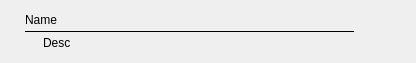
<?xml version="1.0" encoding="UTF-8"?>
<ui version="4.0">
 <class>Form</class>
 <widget class="QWidget" name="Form">
  <property name="geometry">
   <rect>
    <x>0</x>
    <y>0</y>
    <width>416</width>
    <height>63</height>
   </rect>
  </property>
  <property name="windowTitle">
   <string>Form</string>
  </property>
  <layout class="QHBoxLayout" name="horizontalLayout_2">
   <property name="spacing">
    <number>0</number>
   </property>
   <property name="leftMargin">
    <number>0</number>
   </property>
   <property name="topMargin">
    <number>0</number>
   </property>
   <property name="rightMargin">
    <number>0</number>
   </property>
   <property name="bottomMargin">
    <number>0</number>
   </property>
   <item>
    <widget class="QFrame" name="col_frame">
     <property name="sizePolicy">
      <sizepolicy hsizetype="Fixed" vsizetype="Preferred">
       <horstretch>0</horstretch>
       <verstretch>0</verstretch>
      </sizepolicy>
     </property>
     <property name="maximumSize">
      <size>
       <width>10</width>
       <height>16777215</height>
      </size>
     </property>
     <property name="frameShape">
      <enum>QFrame::NoFrame</enum>
     </property>
     <property name="frameShadow">
      <enum>QFrame::Plain</enum>
     </property>
    </widget>
   </item>
   <item>
    <layout class="QHBoxLayout" name="horizontalLayout">
     <property name="leftMargin">
      <number>15</number>
     </property>
     <property name="topMargin">
      <number>10</number>
     </property>
     <property name="rightMargin">
      <number>15</number>
     </property>
     <property name="bottomMargin">
      <number>10</number>
     </property>
     <item>
      <layout class="QVBoxLayout" name="verticalLayout">
       <item>
        <widget class="QLabel" name="name_label">
         <property name="text">
          <string>Name</string>
         </property>
        </widget>
       </item>
       <item>
        <widget class="Line" name="line">
         <property name="frameShadow">
          <enum>QFrame::Plain</enum>
         </property>
         <property name="orientation">
          <enum>Qt::Horizontal</enum>
         </property>
        </widget>
       </item>
       <item>
        <layout class="QHBoxLayout" name="horizontalLayout_3">
         <property name="spacing">
          <number>6</number>
         </property>
         <item>
          <widget class="QPushButton" name="desc_icon_button">
           <property name="sizePolicy">
            <sizepolicy hsizetype="Maximum" vsizetype="Maximum">
             <horstretch>0</horstretch>
             <verstretch>0</verstretch>
            </sizepolicy>
           </property>
           <property name="maximumSize">
            <size>
             <width>12</width>
             <height>12</height>
            </size>
           </property>
           <property name="text">
            <string/>
           </property>
           <property name="flat">
            <bool>true</bool>
           </property>
          </widget>
         </item>
         <item>
          <widget class="QLabel" name="desc_label">
           <property name="text">
            <string>Desc</string>
           </property>
          </widget>
         </item>
        </layout>
       </item>
      </layout>
     </item>
     <item>
      <widget class="QLabel" name="file_info_label">
       <property name="sizePolicy">
        <sizepolicy hsizetype="Maximum" vsizetype="Preferred">
         <horstretch>0</horstretch>
         <verstretch>0</verstretch>
        </sizepolicy>
       </property>
       <property name="text">
        <string/>
       </property>
      </widget>
     </item>
     <item>
      <widget class="QPushButton" name="col_item_del_button">
       <property name="sizePolicy">
        <sizepolicy hsizetype="Maximum" vsizetype="Fixed">
         <horstretch>0</horstretch>
         <verstretch>0</verstretch>
        </sizepolicy>
       </property>
       <property name="text">
        <string/>
       </property>
       <property name="flat">
        <bool>true</bool>
       </property>
      </widget>
     </item>
    </layout>
   </item>
  </layout>
 </widget>
 <resources/>
 <connections/>
</ui>
